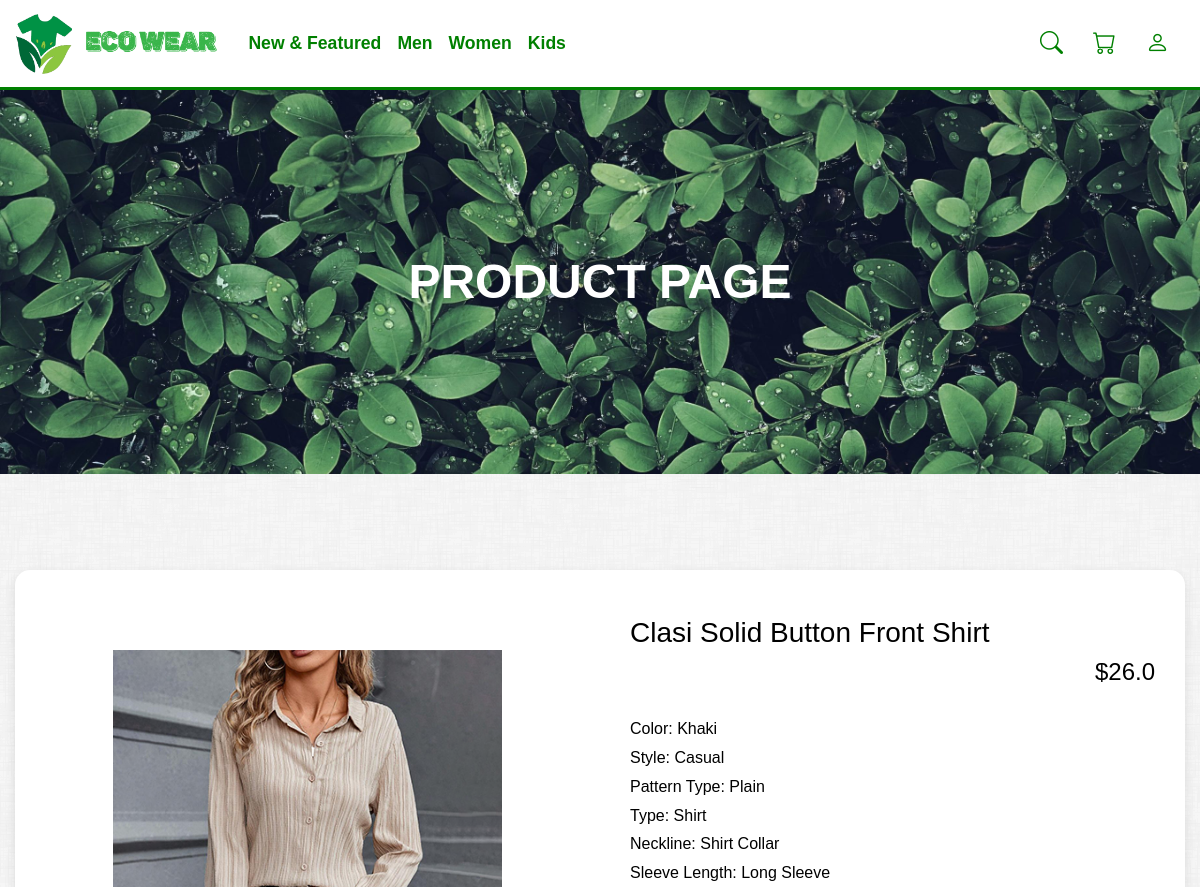
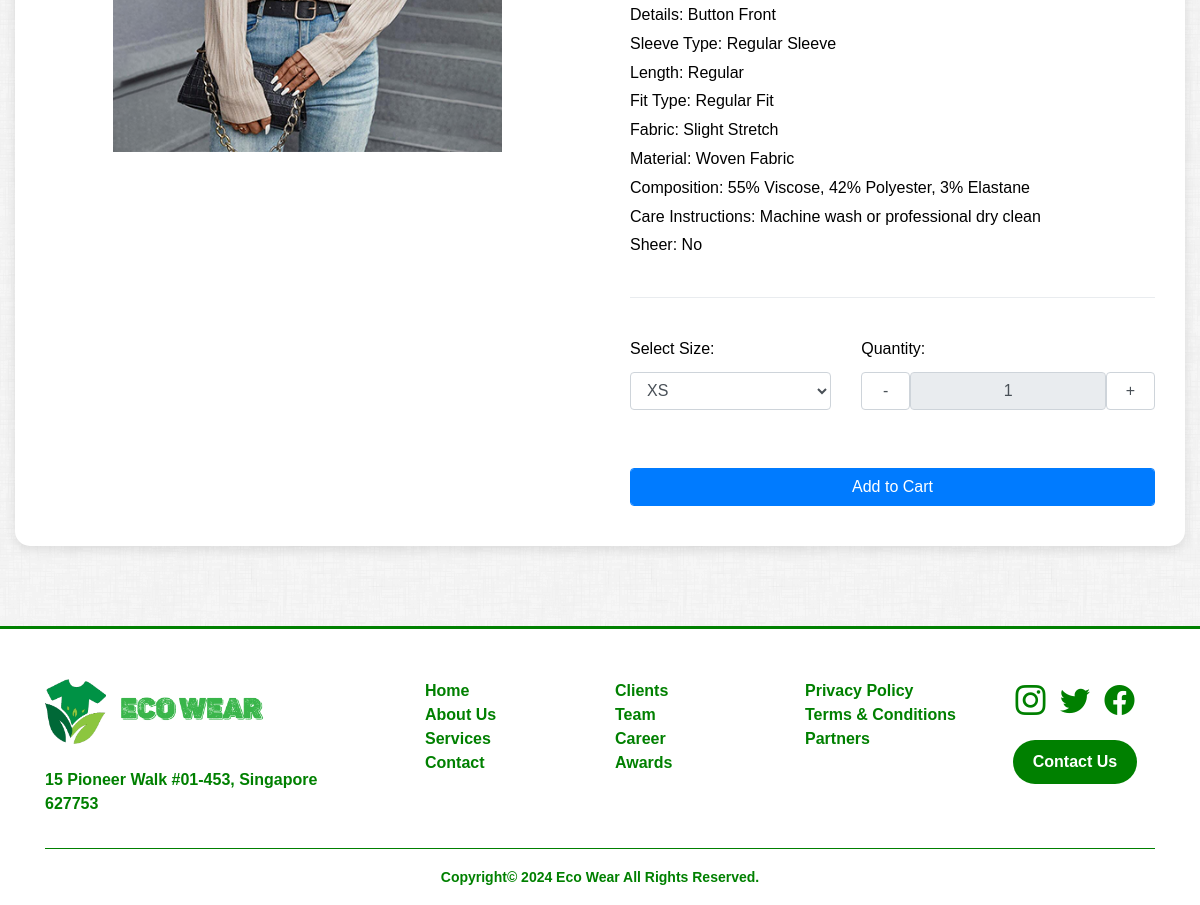
/product/23, run on the app's committed database (2 pictures, top to bottom).
### tables this page shows
CREATE TABLE products (
            ProductID INTEGER PRIMARY KEY AUTOINCREMENT,
            image TEXT,
            name TEXT,
            price REAL,
            category TEXT,
            stock INTEGER,
            description TEXT,
            size TEXT
        );

### __init__.py (the view)
@app.route('/product/<int:product_id>')
def display_product(product_id):
    product_manager = ProductManager()
    product = product_manager.get_product_by_id(product_id)
    product_manager.close_connection()
    if product:
        sizes = product.size.split(',')
        return render_template('product_detail.html', product=product, sizes=sizes)

### Product.py (called while the page is built)
    def get_product_by_id(self, product_id):
        self.cursor.execute("SELECT * FROM products WHERE ProductID=?", (product_id,))
        product_data = self.cursor.fetchone()
        if product_data:
            return Product(*product_data)
        return None

    def close_connection(self):
        self.conn.close()

### __init__.py (called while the page is built)
@app.before_request
def before_request():
    global session_cleared
    if not session_cleared:
        session.clear()
        session_cleared = True

### templates/product_detail.html (shortened to what this page needs)
{% extends "base.html" %}
{% block content %}
<header class="banner mb-3" style="background-image: url({{ url_for('static', filename='image/green-leaves.jpg') }});">
<div class=" d-flex h-100 align-items-center">
      <div class="mx-auto text-center Text-Outline">
        <h1 class="mx-auto my-0 text-uppercase">Product page</h1>
      </div>
    </div>
</header>
<div class="container productdt">
    <div class="row boxpadding">
        <div class="col-6 text-center"><img class="product-image" src="{{ url_for('static', filename='image/' + product.image_path) }}" alt="{{ product.name }}"></div>
        <div class="col-6 detail">
            <h3 class="pt-3">{{ product.name }}</h3>
            <h4 class="float-right"> ${{ product.price }}</h4><br><br>
            {% for line in product.description.split('\n') %}
                <div>{{ line }}</div>
            {% endfor %}
            <br>
            <div class="dropdown-divider"></div>
            <br>
                <form method="post" action="{{ url_for('add_to_cart', product_id=product.id) }}">
                    <div class="row pb-5">
                        <div class="col-5">
                            <label for="selected_size">Select Size:</label>
                            <select name="selected_size" class="form-control" id="size">
                                {% for size in sizes %}
                                    <option value="{{ size }}">{{ size }}</option>
                                {% endfor %}
                            </select>
                        </div>
                        <div class="col-7">
                            <label for="quantity">Quantity:</label>
                            <div class="d-flex">
                            <button type="button" class="form-control" onclick="decrement()">-</button>
                            <input type="text"  name="quantity" id="quantity" value="1" class="text-center form-control col-8" readonly>
                            <button type="button" class="form-control" onclick="increment()">+</button>
                            </div>
                        </div>
                    </div>
                {% if product.stock > 0 %}
                    <button type="submit"  class="form-control btn btn-primary rounded submit px-3">Add to Cart</button>
                {% else %}
                    <p>This product is currently out of stock.</p>
                {% endif %}
                </form>
        </div>
    </div>
</div>
{% endblock %}

### static/assets/style.css (style rules this page uses)
body { ; font-family: 'Poppins'; color: black; font-family: Arial, sans-serif; padding: 0; margin: 0; }
.form-control { margin-bottom: 10px; width: 100%; display: flex; justify-content: center; }
.banner { position:relative; width:100%; height:300px; min-height:8rem; padding:12rem 0; background:linear-gradient(to bottom,rgba(22,22,22,.3) 0,rgba(22,22,22,.7) 75%,#161616 100%); background-position:center; background-repeat:no-repeat; background-attachment:scroll; background-size:cover; color: white; }
.banner h1 { margin: 0 0 10px 0; font-size: 48px; font-weight: 750; line-height: 56px; color: #fff; }
.productdt { padding: 80px 0px; font-size: 16px; line-height: 1.8; font-weight: normal; }
.boxpadding { padding:30px 0px; box-shadow: rgba(0, 0, 0, 0.1) 0px 4px 12px; border-top-right-radius: 15px 15px; border-bottom-right-radius: 15px 15px; border-top-left-radius: 15px 15px; border-bottom-left-radius: 15px 15px; background-color:white; }
.productdt .detail { padding:0px 30px; }
.product-image { max-width: 70%; height: auto; padding: 50px 0px; }

### data on the page
products: image (picture), name "Clasi Solid Button Front Shirt", price "26.0"

### other printed values
{{ line }} "Color: Khaki" "Style: Casual" "Pattern Type: Plain" "Type: Shirt" "Neckline: Shirt Collar" "Sleeve Length: Long Sleeve" "Details: Button Front" "Sleeve Type: Regular Sleeve" "Length: Regular" "Fit Type: Regular Fit" "Fabric: Slight Stretch" "Material: Woven Fabric" "Composition: 55% Viscose, 42% Polyester, 3% Elastane" "Care Instructions: Machine wash or professional dry clean" "Sheer: No"
form field selected_size "XS"
